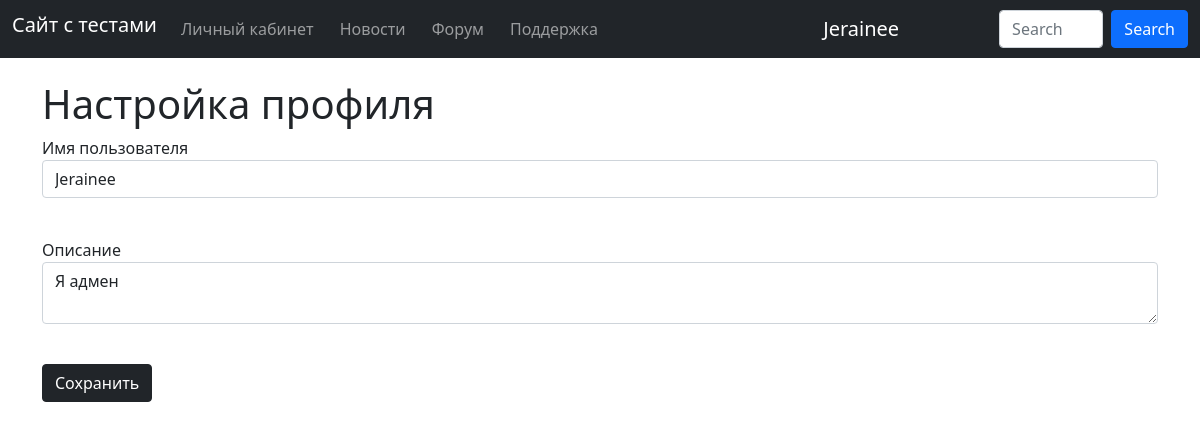
The app's page /change_profile (signed in), older data.
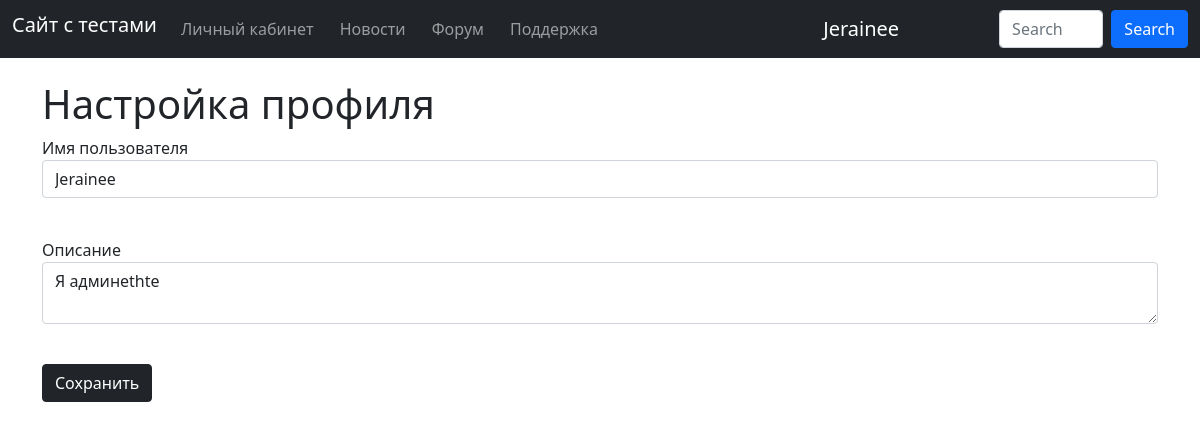
The same page, newer data.
### data/users.py (models this page shows, shortened)
class User(SqlAlchemyBase, UserMixin, SerializerMixin):
    __tablename__ = 'users'
    id = sqlalchemy.Column(sqlalchemy.Integer, primary_key=True, autoincrement=True)
    is_admin = sqlalchemy.Column(sqlalchemy.Boolean, nullable=False)
    name = sqlalchemy.Column(sqlalchemy.String, nullable=False)
    about = sqlalchemy.Column(sqlalchemy.String, nullable=True)
    email = sqlalchemy.Column(sqlalchemy.String, index=True, unique=True, nullable=False)
    hashed_password = sqlalchemy.Column(sqlalchemy.String, nullable=False)
    created_date = sqlalchemy.Column(sqlalchemy.DateTime, default=datetime.datetime.now)
    test_results = sqlalchemy.Column(sqlalchemy.String, nullable=True)
    cat = sqlalchemy.Column(sqlalchemy.String, nullable=True)
    comments = orm.relationship("Comment")
    posts = orm.relationship('ForumPost')

### server.py (the view, shortened to what this page needs)
@app.route('/change_profile', methods=['GET', 'POST'])
@login_required
def change_profile():
    form = ProfileForm()
    db_sess = db_session.create_session()
    cur_user = db_sess.query(User).get(current_user.get_id())
    if request.method == 'GET':
        form.name.data = cur_user.name
        form.about.data = cur_user.about
    db_sess.close()
    return render_template('change_profile.html', form=form)

### forms/user.py
class ProfileForm(FlaskForm):
    name = StringField('Имя пользователя', validators=[DataRequired()])
    about = TextAreaField("Описание")
    submit = SubmitField('Сохранить')

### data/db_session.py (called while the page is built)
def create_session() -> Session:
    global __factory
    return __factory()

### server.py (called while the page is built)
@login_manager.user_loader
def load_user(user_id):
    db_sess = db_session.create_session()
    return db_sess.query(User).get(user_id)

### templates/change_profile.html (shortened to what this page needs)
{% extends "base.html" %}
{% block content %}
<h1>Настройка профиля</h1>
<form action="" method="post">
    <p>
        {{ form.name.label }}<br>
        {{ form.name(class="form-control") }}<br>
    </p>
    <p>
        {{ form.about.label }}<br>
        {{ form.about(class="form-control") }}<br>
    </p>
    <p>{{ form.submit(type="submit", class="btn btn-dark") }}</p>
</form>
{% endblock %}

### templates/base.html (shortened to what this page needs)
<!DOCTYPE html>
<html lang = "ru">
	<head>
		<link type="text/css" href="{{ url_for('static', filename='css/styles.css')}}" rel="stylesheet" />
		<link rel="stylesheet"
                    href="https://cdn.jsdelivr.net/npm/bootstrap@5.0.0-beta1/dist/css/bootstrap.min.css"
>
	</head>
	<header id="header">
	<nav class="navbar fixed-top navbar-expand-sm navbar-dark bg-dark">
		<div class="container-fluid">
		<a class="navbar-brand h1" href="/">Сайт с тестами</a>
		<div class="collapse navbar-collapse" id="navbarNav">
  		  <ul class="navbar-nav">
  		    <li class="nav-item active">
  		      <a class="nav-link" href="/account">Личный кабинет</a>
  		    </li>
  		    <li class="nav-item">
  		      <a class="nav-link" href="/news">Новости</a>
  		    </li>
			<li class="nav-item">
				<a class="nav-link" href="/forum">Форум</a>
			</li>
			<li class="nav-item">
  		      <a class="nav-link" href="/support">Поддержка</a>
  		    </li>
  		  </ul>
  		</div>
			{% if current_user.is_authenticated %}
                <a class="navbar-brand" style="margin-right:100px">{{ current_user.name }}</a>
            {% endif %}
  		  <form class="d-flex" action="{{ url_for('result') }}">
  		    <input class="form-control me-2 w-200" type="text" placeholder="Search" aria-label="Search" name="search">
  		    <button class="btn btn-primary" type="submit">Search</button>
  		  </form>
		</div>
	</nav>
	<main role="main" class="container-fluid" style="margin-top:80px">
	<body>
	<main role="main" class="container">
		{% block content %}
        {% endblock %}
	</main>
	</body>
</html>

Row changes from the older to the newer data that the page shows:
changed User "Jerainee": about "Я адмен" → "Я админethte"
